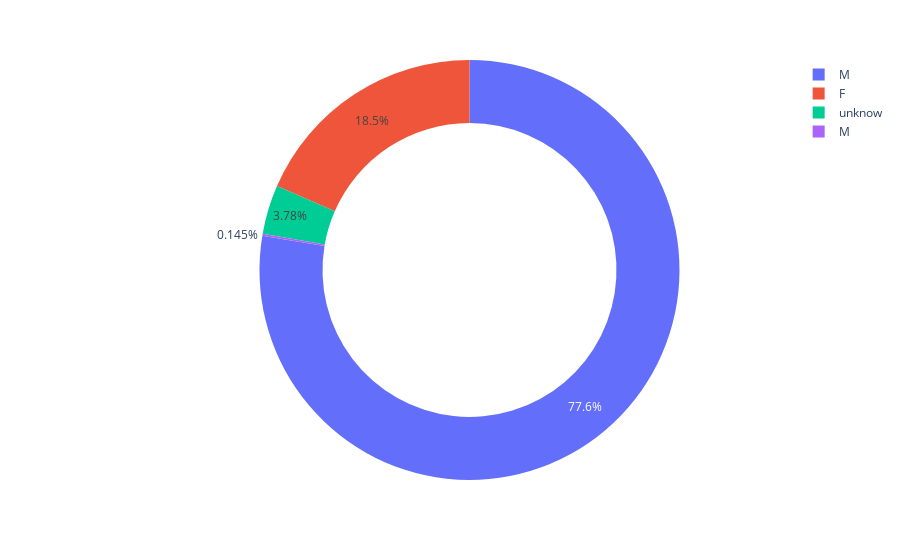

The cell this chart's notebook holds for it:
### Code cell
import plotly.graph_objects as go
from plotly.offline import init_notebook_mode, iplot # plot plotly graphs in line in a notebook
init_notebook_mode(connected = True)
#a pie representing sales by city. This case is in UK
import plotly.express as px # used for interactive visualizations
pie = px.pie(df, values=df['Case_Number'].value_counts(), names='Gender', hole=0.7)

pie.show()
# The graph shows 2 values M which is incorrect.

### Figure 1 — Plotly figure (JSON) as saved in the notebook; plotly's stock layout.template omitted (floating-point values rounded to 4 significant figures; data arrays with more than 128 entries replaced by an {"elided": "..."} marker saying what was removed)
{"data": [{"domain": {"x": [0, 1], "y": [0, 1]}, "hole": 0.7, "hovertemplate": "Gender=%{label}<br>value=%{value}<extra></extra>", "labels": {"elided": "688 str values"}, "legendgroup": "", "name": "", "showlegend": true, "type": "pie", "values": {"elided": "688 int values"}}], "layout": {"legend": {"tracegroupgap": 0}, "margin": {"t": 60}}}
